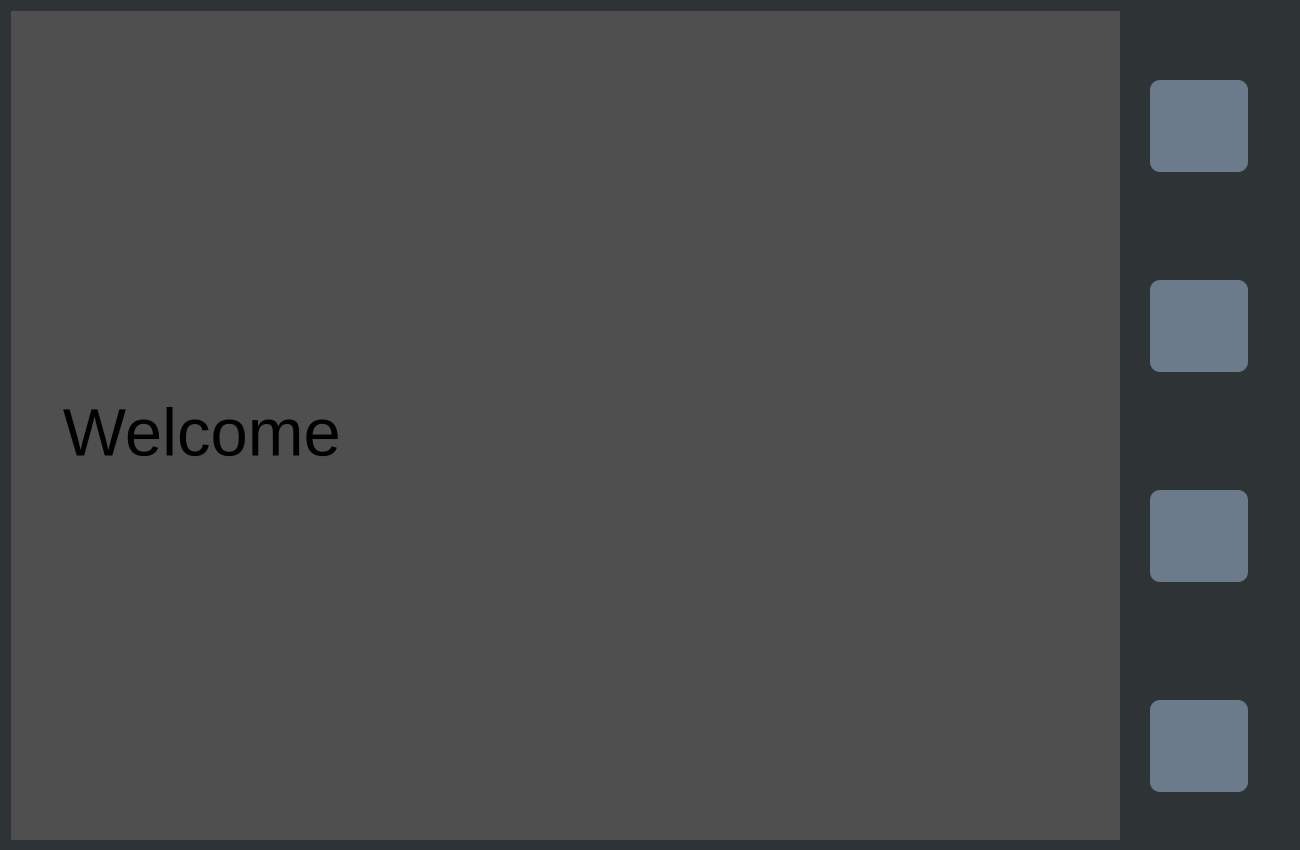
<?xml version="1.0" encoding="UTF-8"?>
<ui version="4.0">
 <class>MainWindow</class>
 <widget class="QMainWindow" name="MainWindow">
  <property name="geometry">
   <rect>
    <x>0</x>
    <y>0</y>
    <width>1300</width>
    <height>850</height>
   </rect>
  </property>
  <property name="minimumSize">
   <size>
    <width>1300</width>
    <height>850</height>
   </size>
  </property>
  <property name="maximumSize">
   <size>
    <width>1300</width>
    <height>850</height>
   </size>
  </property>
  <property name="windowTitle">
   <string>MainWindow</string>
  </property>
  <property name="styleSheet">
   <string notr="true">background-color: rgb(54, 54, 54);</string>
  </property>
  <widget class="QWidget" name="centralWidget">
   <property name="minimumSize">
    <size>
     <width>1300</width>
     <height>850</height>
    </size>
   </property>
   <property name="maximumSize">
    <size>
     <width>1300</width>
     <height>850</height>
    </size>
   </property>
   <property name="styleSheet">
    <string notr="true">background-color: rgb(46, 52, 54);</string>
   </property>
   <widget class="QWidget" name="gridLayoutWidget">
    <property name="geometry">
     <rect>
      <x>0</x>
      <y>0</y>
      <width>1131</width>
      <height>851</height>
     </rect>
    </property>
    <layout class="QGridLayout" name="gridLayout">
     <item row="0" column="0">
      <widget class="QStackedWidget" name="StackWidget">
       <property name="styleSheet">
        <string notr="true">background-color: rgb(79,79,79);</string>
       </property>
       <widget class="QWidget" name="mainpage">
        <widget class="QLabel" name="label">
         <property name="geometry">
          <rect>
           <x>-4</x>
           <y>6</y>
           <width>1131</width>
           <height>831</height>
          </rect>
         </property>
         <property name="font">
          <font>
           <pointsize>50</pointsize>
          </font>
         </property>
         <property name="text">
          <string>   Welcome</string>
         </property>
        </widget>
       </widget>
       <widget class="QWidget" name="friendpage">
        <widget class="QLabel" name="label_2">
         <property name="geometry">
          <rect>
           <x>-4</x>
           <y>6</y>
           <width>1131</width>
           <height>841</height>
          </rect>
         </property>
         <property name="font">
          <font>
           <pointsize>50</pointsize>
          </font>
         </property>
         <property name="text">
          <string>        friends</string>
         </property>
        </widget>
       </widget>
       <widget class="QWidget" name="chatpage">
        <property name="styleSheet">
         <string notr="true">background-color: rgb(110, 149, 237);</string>
        </property>
        <widget class="QLabel" name="label_3">
         <property name="geometry">
          <rect>
           <x>-4</x>
           <y>6</y>
           <width>1131</width>
           <height>841</height>
          </rect>
         </property>
         <property name="font">
          <font>
           <pointsize>50</pointsize>
          </font>
         </property>
         <property name="styleSheet">
          <string notr="true"/>
         </property>
         <property name="text">
          <string>       chat</string>
         </property>
        </widget>
       </widget>
      </widget>
     </item>
    </layout>
   </widget>
   <widget class="QToolButton" name="toolButton">
    <property name="geometry">
     <rect>
      <x>1254</x>
      <y>1</y>
      <width>19</width>
      <height>19</height>
     </rect>
    </property>
    <property name="styleSheet">
     <string notr="true">border-radius:100px;</string>
    </property>
    <property name="text">
     <string/>
    </property>
    <property name="icon">
     <iconset resource="image_index.qrc">
      <normaloff>:/new/prefix1/image/mini.png</normaloff>:/new/prefix1/image/mini.png</iconset>
    </property>
   </widget>
   <widget class="QToolButton" name="toolButton_2">
    <property name="geometry">
     <rect>
      <x>1279</x>
      <y>1</y>
      <width>19</width>
      <height>19</height>
     </rect>
    </property>
    <property name="styleSheet">
     <string notr="true">border-radius:100px;</string>
    </property>
    <property name="text">
     <string/>
    </property>
    <property name="icon">
     <iconset resource="image_index.qrc">
      <normaloff>:/new/prefix1/image/close.png</normaloff>:/new/prefix1/image/close.png</iconset>
    </property>
   </widget>
   <widget class="QToolButton" name="toolButton_3">
    <property name="geometry">
     <rect>
      <x>1150</x>
      <y>80</y>
      <width>98</width>
      <height>92</height>
     </rect>
    </property>
    <property name="styleSheet">
     <string notr="true">background-color: rgb(108, 123, 139);
border-radius:10px;</string>
    </property>
    <property name="text">
     <string/>
    </property>
    <property name="icon">
     <iconset resource="image_index.qrc">
      <normaloff>:/new/prefix1/image/main.png</normaloff>:/new/prefix1/image/main.png</iconset>
    </property>
    <property name="iconSize">
     <size>
      <width>95</width>
      <height>89</height>
     </size>
    </property>
    <property name="checkable">
     <bool>true</bool>
    </property>
    <property name="autoExclusive">
     <bool>true</bool>
    </property>
   </widget>
   <widget class="QToolButton" name="toolButton_4">
    <property name="geometry">
     <rect>
      <x>1150</x>
      <y>280</y>
      <width>98</width>
      <height>92</height>
     </rect>
    </property>
    <property name="styleSheet">
     <string notr="true">background-color: rgb(108, 123, 139);
border-radius:10px;</string>
    </property>
    <property name="text">
     <string/>
    </property>
    <property name="icon">
     <iconset resource="image_index.qrc">
      <normaloff>:/new/prefix1/image/friend.png</normaloff>:/new/prefix1/image/friend.png</iconset>
    </property>
    <property name="iconSize">
     <size>
      <width>95</width>
      <height>89</height>
     </size>
    </property>
   </widget>
   <widget class="QToolButton" name="toolButton_5">
    <property name="geometry">
     <rect>
      <x>1150</x>
      <y>490</y>
      <width>98</width>
      <height>92</height>
     </rect>
    </property>
    <property name="styleSheet">
     <string notr="true">background-color: rgb(108, 123, 139);
border-radius:10px;</string>
    </property>
    <property name="text">
     <string/>
    </property>
    <property name="icon">
     <iconset resource="image_index.qrc">
      <normaloff>:/new/prefix1/image/chat.png</normaloff>:/new/prefix1/image/chat.png</iconset>
    </property>
    <property name="iconSize">
     <size>
      <width>95</width>
      <height>89</height>
     </size>
    </property>
   </widget>
   <widget class="QToolButton" name="toolButton_6">
    <property name="geometry">
     <rect>
      <x>1150</x>
      <y>700</y>
      <width>98</width>
      <height>92</height>
     </rect>
    </property>
    <property name="styleSheet">
     <string notr="true">background-color: rgb(108, 123, 139);
border-radius:10px;</string>
    </property>
    <property name="text">
     <string/>
    </property>
    <property name="icon">
     <iconset resource="image_index.qrc">
      <normaloff>:/new/prefix1/image/out.png</normaloff>:/new/prefix1/image/out.png</iconset>
    </property>
    <property name="iconSize">
     <size>
      <width>95</width>
      <height>89</height>
     </size>
    </property>
   </widget>
  </widget>
 </widget>
 <layoutdefault spacing="6" margin="11"/>
 <resources>
  <include location="image_index.qrc"/>
 </resources>
 <connections/>
</ui>
